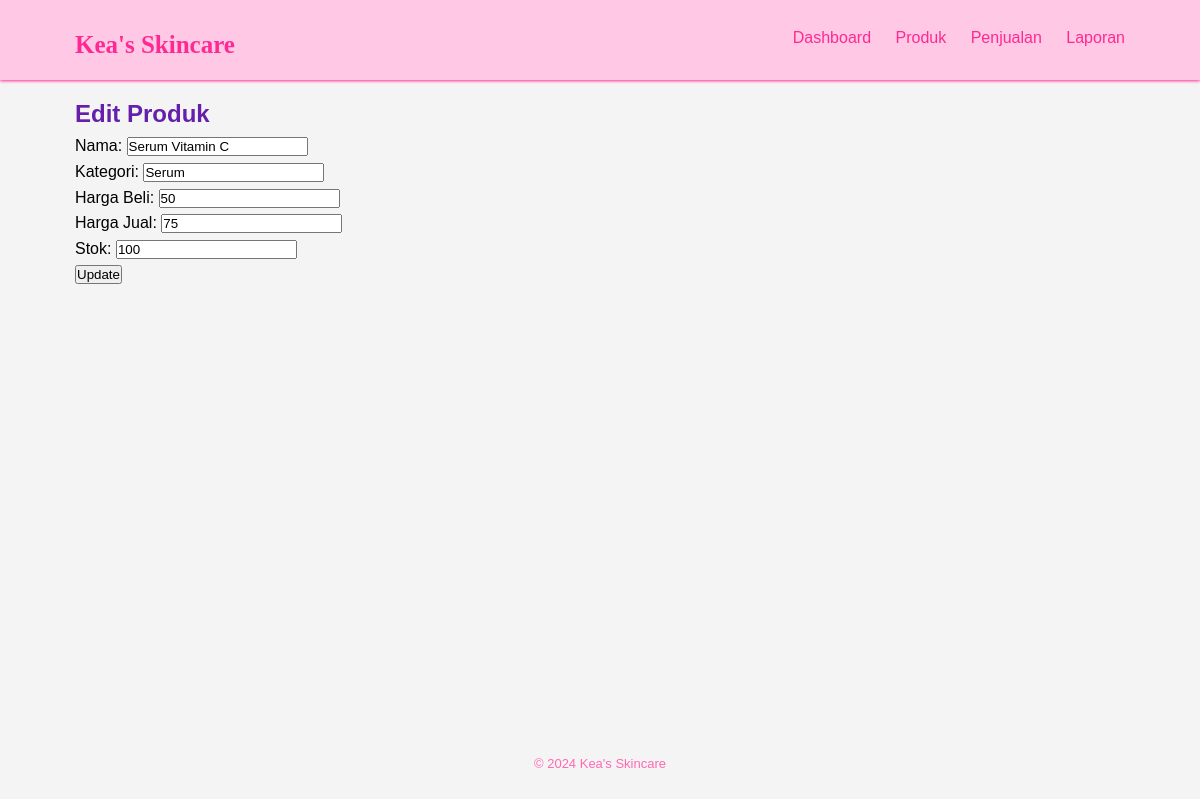
The app's page /edit.php?id=1 (signed in) with its own data.
### tables this page shows
CREATE TABLE `produk` (
  `id` int(11) NOT NULL,
  `nama` varchar(255) NOT NULL,
  `kategori` varchar(255) NOT NULL,
  `harga_beli` decimal(10,0) NOT NULL,
  `harga_jual` decimal(10,0) NOT NULL,
  `stok` int(11) NOT NULL
);

### edit.php (the view, shortened to what this page needs)
<?php
include 'config.php';
$id = $_GET['id'];
$sql = "SELECT * FROM produk WHERE id=$id";
$result = $conn->query($sql);
$product = $result->fetch_assoc();
?>
<!DOCTYPE html>
<html lang="en">
<head>
</head>
<?php include 'template/header.php'; ?>
<body>
    <main class="container">
    <h2>Edit Produk</h2>
    <form method="post" action="">
        Nama: <input type="text" name="nama" value="<?php echo $product['nama']; ?>"><br>
        Kategori: <input type="text" name="kategori" value="<?php echo $product['kategori']; ?>"><br>
        Harga Beli: <input type="text" name="harga_beli" value="<?php echo $product['harga_beli']; ?>"><br>
        Harga Jual: <input type="text" name="harga_jual" value="<?php echo $product['harga_jual']; ?>"><br>
        Stok: <input type="text" name="stok" value="<?php echo $product['stok']; ?>"><br>
        <input type="submit" value="Update" class="update-button">
    </form>
    </main>
    <?php include 'template/footer.php'; ?>
</body>
</html>

### css/styles.css (style rules this page uses)
* { margin: 0; padding: 0; box-sizing: border-box; }
body { font-family: montserrat, sans-serif; line-height: 1.6; background-color: #f4f4f4; display: flex; flex-direction: column; min-height: 100vh; }
main { flex: 1; }
.container { width: 90%; max-width: 1200px; margin: 0 auto; padding: 15px; }
.container h2 { color: #6420AA; margin-top: 80px; }

### records on screen
produk: nama "Serum Vitamin C", kategori "Serum", harga_beli "50", harga_jual "75", stok "100"
